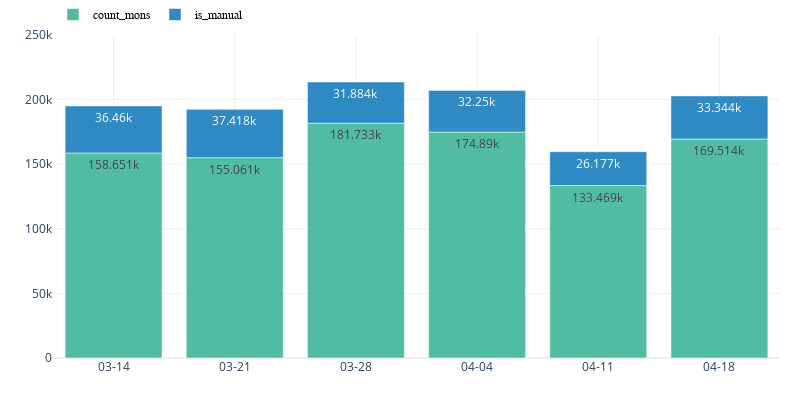

Notebook cell for this chart:
### Code cell
fig = px.bar(pivot_days,
             x=pivot_days.dt_create.unique().tolist(),
             y=['count_mons', 'is_manual'],
             title='',
             labels=None,
             color_discrete_sequence=[
                 px.colors.qualitative.Vivid[2], px.colors.qualitative.Vivid[7]],
             width=800,
             height=400, 
             text_auto=True,
             template="plotly_white")

fig.update_yaxes(visible=True, showticklabels=True,
                 title='', range=[0, 250000])
fig.update_xaxes(type='category', fixedrange=False,
                 showspikes=True, showticklabels=True, title='', showgrid=True, gridwidth=1, gridcolor='rgb(238, 238, 238)')
fig.update_layout(
    # xaxis = {'type': 'category'}, 
    hovermode='x unified',
    hoverlabel=dict(
        namelength=-1,
        bordercolor="White"),
    margin=dict(l=0, r=20, t=20, b=0),
    legend=dict(
        orientation="h",
        yanchor="bottom",
        y=1.02,
        xanchor="left",
        x=0,


        title='',
        title_font_family="Verdana",
        font=dict(
            family="Sans-serif",
            size=12,
            color="black"
        ),

        bordercolor="Black",
        borderwidth=None
    )
)

### Figure 1 — Plotly figure (JSON) as saved in the notebook; plotly's stock layout.template omitted (floating-point values rounded to 4 significant figures)
{"data": [{"alignmentgroup": "True", "hovertemplate": "variable=count_mons<br>x=%{x}<br>value=%{y}<extra></extra>", "legendgroup": "count_mons", "marker": {"color": "rgb(82, 188, 163)", "pattern": {"shape": ""}}, "name": "count_mons", "offsetgroup": "count_mons", "orientation": "v", "showlegend": true, "textposition": "auto", "texttemplate": "%{y}", "type": "bar", "x": ["03-14", "03-21", "03-28", "04-04", "04-11", "04-18"], "xaxis": "x", "y": [158651, 155061, 181733, 174890, 133469, 169514], "yaxis": "y"}, {"alignmentgroup": "True", "hovertemplate": "variable=is_manual<br>x=%{x}<br>value=%{y}<extra></extra>", "legendgroup": "is_manual", "marker": {"color": "rgb(47, 138, 196)", "pattern": {"shape": ""}}, "name": "is_manual", "offsetgroup": "is_manual", "orientation": "v", "showlegend": true, "textposition": "auto", "texttemplate": "%{y}", "type": "bar", "x": ["03-14", "03-21", "03-28", "04-04", "04-11", "04-18"], "xaxis": "x", "y": [36460, 37418, 31884, 32250, 26177, 33344], "yaxis": "y"}], "layout": {"barmode": "relative", "height": 400, "hoverlabel": {"bordercolor": "White", "namelength": -1}, "hovermode": "x unified", "legend": {"bordercolor": "Black", "font": {"color": "black", "family": "Sans-serif", "size": 12}, "orientation": "h", "title": {"font": {"family": "Verdana"}, "text": ""}, "tracegroupgap": 0, "x": 0, "xanchor": "left", "y": 1.02, "yanchor": "bottom"}, "margin": {"b": 0, "l": 0, "r": 20, "t": 20}, "width": 800, "xaxis": {"anchor": "y", "domain": [0, 1], "fixedrange": false, "gridcolor": "rgb(238, 238, 238)", "gridwidth": 1, "showgrid": true, "showspikes": true, "showticklabels": true, "title": {"text": ""}, "type": "category"}, "yaxis": {"anchor": "x", "domain": [0, 1], "range": [0, 250000], "showticklabels": true, "title": {"text": ""}, "visible": true}}}
